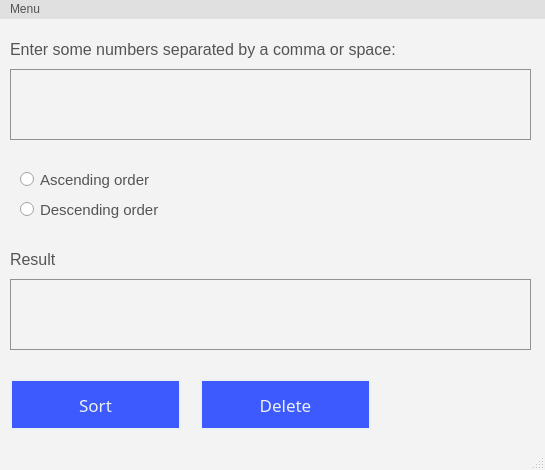
<?xml version="1.0" encoding="UTF-8"?>
<ui version="4.0">
 <class>MainWindow</class>
 <widget class="QMainWindow" name="MainWindow">
  <property name="windowModality">
   <enum>Qt::NonModal</enum>
  </property>
  <property name="geometry">
   <rect>
    <x>0</x>
    <y>0</y>
    <width>545</width>
    <height>470</height>
   </rect>
  </property>
  <property name="minimumSize">
   <size>
    <width>545</width>
    <height>470</height>
   </size>
  </property>
  <property name="maximumSize">
   <size>
    <width>545</width>
    <height>470</height>
   </size>
  </property>
  <property name="windowTitle">
   <string>SortNumbers</string>
  </property>
  <property name="styleSheet">
   <string notr="true">QMenuBar{
background-color:#e0e0e0;
color:#545454;
}
QPushButton{
    /*border-color: #37efba;
    border-bottom-width: 4px;*/
    border-width: 2px;
    border-style: solid;
    color: #ecf0f1;
    padding: 2px;
    background-color: #3d5afe;
}
QPushButton:hover{
	border-style: solid;
	border-color: #33eb91;
	border-bottom-width: 2px;
	border-style: solid;
	color: #ecf0f1;
	padding-bottom: 1px;
	background-color: #00e676;
}
QMainWindow {
	background-color:#f3f3f3;
}



QPushButton:pressed{
	border-style: solid;
	border-top-color: transparent;
	border-right-color: transparent;
	border-left-color: transparent;
	border-bottom-color: #37efba;
	border-bottom-width: 2px;
	border-style: solid;
	color: #37efba;
	padding-bottom: 1px;
	background-color: #f3f3f3;
}

QTextEdit {
	border-width: 1px;
	border-color: #919191;
	border-style: solid;
	padding: 0 8px;
	color: #545454;
	background:#f3f3f3;
	selection-background-color:#007b50;
	selection-color: #f3f3f3;
}
QLabel {
	color: #545454;
}


QStatusBar {
	color:#027f7f;}
QRadioButton {
 color: #545454;
}
</string>
  </property>
  <widget class="QWidget" name="centralwidget">
   <widget class="QPushButton" name="Sort_b">
    <property name="geometry">
     <rect>
      <x>10</x>
      <y>360</y>
      <width>171</width>
      <height>51</height>
     </rect>
    </property>
    <property name="font">
     <font>
      <family>Sans Serif</family>
      <pointsize>13</pointsize>
      <weight>50</weight>
      <bold>false</bold>
     </font>
    </property>
    <property name="text">
     <string>Sort</string>
    </property>
   </widget>
   <widget class="QPushButton" name="Delete_b">
    <property name="geometry">
     <rect>
      <x>200</x>
      <y>360</y>
      <width>171</width>
      <height>51</height>
     </rect>
    </property>
    <property name="font">
     <font>
      <family>Sans Serif</family>
      <pointsize>13</pointsize>
      <weight>50</weight>
      <bold>false</bold>
     </font>
    </property>
    <property name="text">
     <string>Delete</string>
    </property>
   </widget>
   <widget class="QLabel" name="label">
    <property name="geometry">
     <rect>
      <x>10</x>
      <y>10</y>
      <width>481</width>
      <height>41</height>
     </rect>
    </property>
    <property name="font">
     <font>
      <pointsize>12</pointsize>
      <weight>50</weight>
      <bold>false</bold>
     </font>
    </property>
    <property name="text">
     <string>Enter some numbers separated by a comma or space:</string>
    </property>
   </widget>
   <widget class="QLabel" name="label_2">
    <property name="geometry">
     <rect>
      <x>10</x>
      <y>230</y>
      <width>151</width>
      <height>21</height>
     </rect>
    </property>
    <property name="font">
     <font>
      <pointsize>12</pointsize>
     </font>
    </property>
    <property name="text">
     <string>Result</string>
    </property>
   </widget>
   <widget class="QRadioButton" name="AscOrder">
    <property name="geometry">
     <rect>
      <x>20</x>
      <y>150</y>
      <width>241</width>
      <height>21</height>
     </rect>
    </property>
    <property name="font">
     <font>
      <pointsize>11</pointsize>
     </font>
    </property>
    <property name="text">
     <string>Ascending order</string>
    </property>
   </widget>
   <widget class="QRadioButton" name="DescOrder">
    <property name="geometry">
     <rect>
      <x>20</x>
      <y>180</y>
      <width>241</width>
      <height>21</height>
     </rect>
    </property>
    <property name="font">
     <font>
      <pointsize>11</pointsize>
     </font>
    </property>
    <property name="text">
     <string>Descending order</string>
    </property>
   </widget>
   <widget class="QTextEdit" name="sortedNums">
    <property name="geometry">
     <rect>
      <x>10</x>
      <y>260</y>
      <width>521</width>
      <height>71</height>
     </rect>
    </property>
    <property name="font">
     <font>
      <pointsize>14</pointsize>
      <weight>50</weight>
      <bold>false</bold>
     </font>
    </property>
    <property name="html">
     <string>&lt;!DOCTYPE HTML PUBLIC &quot;-//W3C//DTD HTML 4.0//EN&quot; &quot;http://www.w3.org/TR/REC-html40/strict.dtd&quot;&gt;
&lt;html&gt;&lt;head&gt;&lt;meta name=&quot;qrichtext&quot; content=&quot;1&quot; /&gt;&lt;style type=&quot;text/css&quot;&gt;
p, li { white-space: pre-wrap; }
&lt;/style&gt;&lt;/head&gt;&lt;body style=&quot; font-family:'Sans Serif'; font-size:14pt; font-weight:400; font-style:normal;&quot;&gt;
&lt;p style=&quot;-qt-paragraph-type:empty; margin-top:0px; margin-bottom:0px; margin-left:0px; margin-right:0px; -qt-block-indent:0; text-indent:0px;&quot;&gt;&lt;br /&gt;&lt;/p&gt;&lt;/body&gt;&lt;/html&gt;</string>
    </property>
   </widget>
   <widget class="QTextEdit" name="UnsortedNums">
    <property name="geometry">
     <rect>
      <x>10</x>
      <y>50</y>
      <width>521</width>
      <height>71</height>
     </rect>
    </property>
    <property name="font">
     <font>
      <pointsize>14</pointsize>
     </font>
    </property>
    <property name="html">
     <string>&lt;!DOCTYPE HTML PUBLIC &quot;-//W3C//DTD HTML 4.0//EN&quot; &quot;http://www.w3.org/TR/REC-html40/strict.dtd&quot;&gt;
&lt;html&gt;&lt;head&gt;&lt;meta name=&quot;qrichtext&quot; content=&quot;1&quot; /&gt;&lt;style type=&quot;text/css&quot;&gt;
p, li { white-space: pre-wrap; }
&lt;/style&gt;&lt;/head&gt;&lt;body style=&quot; font-family:'Sans Serif'; font-size:14pt; font-weight:400; font-style:normal;&quot;&gt;
&lt;p style=&quot;-qt-paragraph-type:empty; margin-top:0px; margin-bottom:0px; margin-left:0px; margin-right:0px; -qt-block-indent:0; text-indent:0px;&quot;&gt;&lt;br /&gt;&lt;/p&gt;&lt;/body&gt;&lt;/html&gt;</string>
    </property>
   </widget>
  </widget>
  <widget class="QMenuBar" name="menubar">
   <property name="geometry">
    <rect>
     <x>0</x>
     <y>0</y>
     <width>545</width>
     <height>20</height>
    </rect>
   </property>
   <widget class="QMenu" name="menuMenu">
    <property name="title">
     <string>Menu</string>
    </property>
    <addaction name="actionAbout"/>
    <addaction name="actionExit"/>
   </widget>
   <addaction name="menuMenu"/>
  </widget>
  <widget class="QStatusBar" name="statusbar"/>
  <action name="actionAbout">
   <property name="text">
    <string>About</string>
   </property>
  </action>
  <action name="actionExit">
   <property name="text">
    <string>Exit</string>
   </property>
  </action>
 </widget>
 <resources/>
 <connections/>
</ui>
